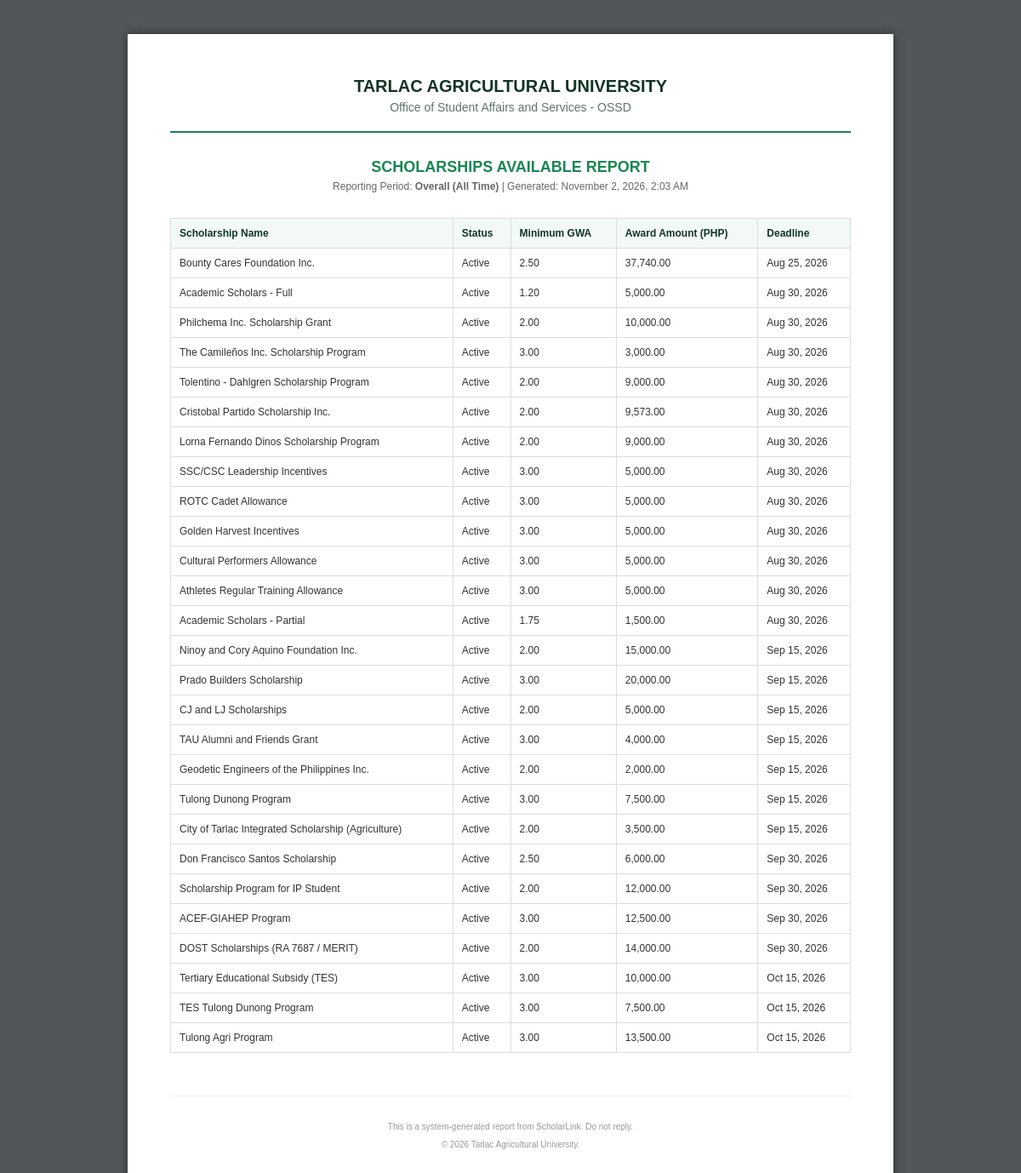
The app's page /actions/generate_agency_report.php (signed in) with its own data.
### tables this page shows
CREATE TABLE `scholarship` (
  `ScholarshipID` int(11) NOT NULL AUTO_INCREMENT,
  `ProgramID` int(11) DEFAULT NULL,
  `YearLevel` varchar(50) DEFAULT NULL,
  `Name` varchar(150) NOT NULL,
  `Description` text DEFAULT NULL,
  `Deadline` date NOT NULL,
  `AwardAmount` decimal(10,2) DEFAULT NULL,
  `NumberOfSlots` int(11) DEFAULT NULL,
  `Status` varchar(20) DEFAULT 'Active',
  `MinimumGWA` decimal(4,2) DEFAULT 2.00,
  `CreatedBy` int(11) DEFAULT NULL,
  `GenderRequirement` varchar(20) NOT NULL DEFAULT 'Any',
  `ScholarshipType` enum('Private','Government') DEFAULT 'Private',
  `Category` varchar(50) NOT NULL DEFAULT 'Scholarship',
  `FormConfig` varchar(255) DEFAULT 'Academic,Family,Financial,Essay',
  `ReleaseFrequency` varchar(50) DEFAULT 'Per Semester',
  `AllowsDual` enum('Yes','No') NOT NULL DEFAULT 'No',
  `FormInstructions` text DEFAULT NULL,
  `FormUpdatedAt` datetime DEFAULT NULL,
  `FormTemplate` varchar(150) DEFAULT NULL,
  PRIMARY KEY (`ScholarshipID`),
  KEY `ProgramID` (`ProgramID`),
  KEY `fk_scholarship_creator` (`CreatedBy`),
  CONSTRAINT `fk_scholarship_creator` FOREIGN KEY (`CreatedBy`) REFERENCES `users` (`UserID`) ON DELETE SET NULL,
  CONSTRAINT `scholarship_ibfk_1` FOREIGN KEY (`ProgramID`) REFERENCES `program` (`ProgramID`) ON DELETE CASCADE
);

### actions/generate_agency_report.php (the view, shortened to what this page needs)
<?php
require '../includes/db_connect.php';
$report_type = $_GET['report_type'] ?? 'scholarships_available';
$period = $_GET['period'] ?? 'all';
$report_titles = [
    'scholars_per_scholarship' => 'Scholars per Scholarship Report',
    'scholarships_available' => 'Scholarships Available Report',
    'scholarship_applicants' => 'Scholarship Applicants / Application Report'
];
$title = $report_titles[$report_type] ?? 'OSSD Scholarship Report';
$period_label = ucfirst($period) . ' Period';
if ($period == 'all') $period_label = 'Overall (All Time)';
$data = [];
$headers = [];
try {
    if ($report_type === 'scholars_per_scholarship') {
        $headers = ['Scholarship Name', 'Sponsor', 'Total Active Scholars', 'Total Grant Value Allocated (PHP)'];
        $stmt = $pdo->query("
            SELECT s.Name,
                   IFNULL(u.Organization, 'TAU') as Sponsor,
                   COUNT(a.ApplicationID) as TotalScholars,
                   SUM(s.AwardAmount) as TotalAllocated
            FROM scholarship s
            LEFT JOIN application a ON s.ScholarshipID = a.ScholarshipID AND a.Status = 'Approved'
            LEFT JOIN users u ON s.CreatedBy = u.UserID
            GROUP BY s.ScholarshipID
            ORDER BY TotalScholars DESC
        ");
        while ($row = $stmt->fetch(PDO::FETCH_ASSOC)) {
            $data[] = [
                $row['Name'],
                $row['Sponsor'],
                $row['TotalScholars'],
                number_format((float)$row['TotalAllocated'], 2)
            ];
        }
    } elseif ($report_type === 'scholarships_available') {
        $headers = ['Scholarship Name', 'Status', 'Minimum GWA', 'Award Amount (PHP)', 'Deadline'];
        $stmt = $pdo->query("
            SELECT Name, Status, MinimumGWA, AwardAmount, Deadline
            FROM scholarship
            ORDER BY Status ASC, Deadline ASC
        ");
        while ($row = $stmt->fetch(PDO::FETCH_ASSOC)) {
            $data[] = [
                $row['Name'],
                $row['Status'],
                $row['MinimumGWA'],
                number_format((float)$row['AwardAmount'], 2),
                $row['Deadline'] ? date('M d, Y', strtotime($row['Deadline'])) : 'No Deadline'
            ];
        }
    }
} catch (PDOException $e) {
    die("Database Error: " . $e->getMessage());
}
?>
<!DOCTYPE html>
<html lang="en">
<head>
</head>
<body onload="window.print()">
    <div class="document-container">
        <div class="header">
            <h1>Tarlac Agricultural University</h1>
            <h2>Office of Student Affairs and Services - OSSD</h2>
        </div>
        <div class="report-title">
            <h3><?= htmlspecialchars($title) ?></h3>
            <p>Reporting Period: <strong><?= htmlspecialchars($period_label) ?></strong> | Generated: <?= date('F j, Y, g:i A') ?></p>
        </div>
        <?php if (empty($data)): ?>
            <p style="text-align: center; font-style: italic; color: #999;">No data available for the selected period.</p>
        <?php else: ?>
            <table>
                <thead>
                    <tr>
                        <?php foreach ($headers as $th): ?>
                            <th><?= htmlspecialchars($th) ?></th>
                        <?php endforeach; ?>
                    </tr>
                </thead>
                <tbody>
                    <?php foreach ($data as $row): ?>
                        <tr>
                            <?php foreach ($row as $td): ?>
                                <td><?= htmlspecialchars($td) ?></td>
                            <?php endforeach; ?>
                        </tr>
                    <?php endforeach; ?>
                </tbody>
            </table>
        <?php endif; ?>
        <div class="footer">
            <p>This is a system-generated report from ScholarLink. Do not reply.</p>
            <p>&copy; <?= date('Y') ?> Tarlac Agricultural University.</p>
        </div>
    </div>
</body>
</html>

### actions/generate_agency_report.php (style rules this page uses)
body { font-family: 'Arial', sans-serif; color: #333; margin: 0; padding: 40px; background: #525659; }
.document-container { max-width: 800px; margin: 0 auto; background: #fff; padding: 50px; box-shadow: 0 0 10px rgba(0,0,0,0.5); }
.header { text-align: center; border-bottom: 2px solid #198754; padding-bottom: 20px; margin-bottom: 30px; }
.header h1 { margin: 0; font-size: 20px; color: #123524; text-transform: uppercase; }
.header h2 { margin: 5px 0 0; font-size: 14px; color: #5f7469; font-weight: normal; }
.report-title { text-align: center; margin-bottom: 30px; }
.report-title h3 { margin: 0 0 5px; font-size: 18px; color: #198754; text-transform: uppercase; }
.report-title p { margin: 0; font-size: 12px; color: #666; }
table { width: 100%; border-collapse: collapse; margin-bottom: 30px; font-size: 12px; }
th, td { border: 1px solid #ddd; padding: 10px; text-align: left; }
th { background-color: #f3faf5; color: #123524; font-weight: bold; }
.footer { text-align: center; font-size: 10px; color: #999; margin-top: 50px; border-top: 1px solid #eee; padding-top: 20px; }

### records on screen
scholarship: Name "Bounty Cares Foundation Inc.", Status "Active", MinimumGWA "2.50", td "37,740.00", td "Aug 25, 2026"
scholarship: Name "Academic Scholars - Full", Status "Active", MinimumGWA "1.20", td "5,000.00", td "Aug 30, 2026"
scholarship: Name "Philchema Inc. Scholarship Grant", Status "Active", MinimumGWA "2.00", td "10,000.00", td "Aug 30, 2026"
scholarship: Name "The Camileños Inc. Scholarship Program", Status "Active", MinimumGWA "3.00", td "3,000.00", td "Aug 30, 2026"
scholarship: Name "Tolentino - Dahlgren Scholarship Program", Status "Active", MinimumGWA "2.00", td "9,000.00", td "Aug 30, 2026"
scholarship: Name "Cristobal Partido Scholarship Inc.", Status "Active", MinimumGWA "2.00", td "9,573.00", td "Aug 30, 2026"
scholarship: Name "Lorna Fernando Dinos Scholarship Program", Status "Active", MinimumGWA "2.00", td "9,000.00", td "Aug 30, 2026"
scholarship: Name "SSC/CSC Leadership Incentives", Status "Active", MinimumGWA "3.00", td "5,000.00", td "Aug 30, 2026"
scholarship: Name "ROTC Cadet Allowance", Status "Active", MinimumGWA "3.00", td "5,000.00", td "Aug 30, 2026"
scholarship: Name "Golden Harvest Incentives", Status "Active", MinimumGWA "3.00", td "5,000.00", td "Aug 30, 2026"
scholarship: Name "Cultural Performers Allowance", Status "Active", MinimumGWA "3.00", td "5,000.00", td "Aug 30, 2026"
scholarship: Name "Athletes Regular Training Allowance", Status "Active", MinimumGWA "3.00", td "5,000.00", td "Aug 30, 2026"
scholarship: Name "Academic Scholars - Partial", Status "Active", MinimumGWA "1.75", td "1,500.00", td "Aug 30, 2026"
scholarship: Name "Ninoy and Cory Aquino Foundation Inc.", Status "Active", MinimumGWA "2.00", td "15,000.00", td "Sep 15, 2026"
scholarship: Name "Prado Builders Scholarship", Status "Active", MinimumGWA "3.00", td "20,000.00", td "Sep 15, 2026"
scholarship: Name "CJ and LJ Scholarships", Status "Active", MinimumGWA "2.00", td "5,000.00", td "Sep 15, 2026"
scholarship: Name "TAU Alumni and Friends Grant", Status "Active", MinimumGWA "3.00", td "4,000.00", td "Sep 15, 2026"
scholarship: Name "Geodetic Engineers of the Philippines Inc.", Status "Active", MinimumGWA "2.00", td "2,000.00", td "Sep 15, 2026"
scholarship: Name "Tulong Dunong Program", Status "Active", MinimumGWA "3.00", td "7,500.00", td "Sep 15, 2026"
scholarship: Name "City of Tarlac Integrated Scholarship (Agriculture)", Status "Active", MinimumGWA "2.00", td "3,500.00", td "Sep 15, 2026"
scholarship: Name "Don Francisco Santos Scholarship", Status "Active", MinimumGWA "2.50", td "6,000.00", td "Sep 30, 2026"
scholarship: Name "Scholarship Program for IP Student", Status "Active", MinimumGWA "2.00", td "12,000.00", td "Sep 30, 2026"
scholarship: Name "ACEF-GIAHEP Program", Status "Active", MinimumGWA "3.00", td "12,500.00", td "Sep 30, 2026"
scholarship: Name "DOST Scholarships (RA 7687 / MERIT)", Status "Active", MinimumGWA "2.00", td "14,000.00", td "Sep 30, 2026"
scholarship: Name "Tertiary Educational Subsidy (TES)", Status "Active", MinimumGWA "3.00", td "10,000.00", td "Oct 15, 2026"
scholarship: Name "TES Tulong Dunong Program", Status "Active", MinimumGWA "3.00", td "7,500.00", td "Oct 15, 2026"
scholarship: Name "Tulong Agri Program", Status "Active", MinimumGWA "3.00", td "13,500.00", td "Oct 15, 2026"

### other values on screen
$title "SCHOLARSHIPS AVAILABLE REPORT"
$period_label "Overall (All Time)"
$th "Scholarship Name"
$th "Status"
$th "Minimum GWA"
$th "Award Amount (PHP)"
$th "Deadline"
